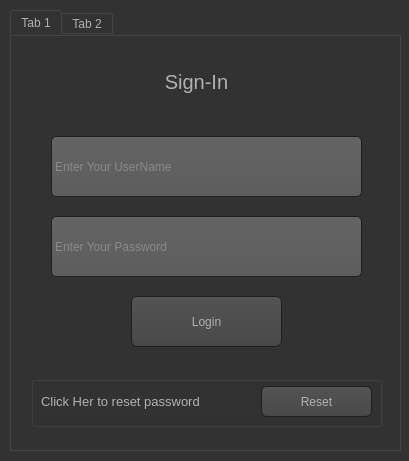
<?xml version="1.0" encoding="UTF-8"?>
<ui version="4.0">
 <class>Form</class>
 <widget class="QWidget" name="Form">
  <property name="geometry">
   <rect>
    <x>0</x>
    <y>0</y>
    <width>409</width>
    <height>461</height>
   </rect>
  </property>
  <property name="windowTitle">
   <string>Form</string>
  </property>
  <property name="styleSheet">
   <string notr="true">QToolTip
{
     border: 1px solid black;
     background-color: #ffa02f;
     padding: 1px;
     border-radius: 3px;
     opacity: 100;
}

QWidget
{
    color: #b1b1b1;
    background-color: #323232;
}

QWidget:item:hover
{
    background-color: QLinearGradient( x1: 0, y1: 0, x2: 0, y2: 1, stop: 0 #ffa02f, stop: 1 #ca0619);
    color: #000000;
}

QWidget:item:selected
{
    background-color: QLinearGradient( x1: 0, y1: 0, x2: 0, y2: 1, stop: 0 #ffa02f, stop: 1 #d7801a);
}

QMenuBar::item
{
    background: transparent;
}

QMenuBar::item:selected
{
    background: transparent;
    border: 1px solid #ffaa00;
}

QMenuBar::item:pressed
{
    background: #444;
    border: 1px solid #000;
    background-color: QLinearGradient(
        x1:0, y1:0,
        x2:0, y2:1,
        stop:1 #212121,
        stop:0.4 #343434/*,
        stop:0.2 #343434,
        stop:0.1 #ffaa00*/
    );
    margin-bottom:-1px;
    padding-bottom:1px;
}

QMenu
{
    border: 1px solid #000;
}

QMenu::item
{
    padding: 2px 20px 2px 20px;
}

QMenu::item:selected
{
    color: #000000;
}

QWidget:disabled
{
    color: #404040;
    background-color: #323232;
}

QAbstractItemView
{
    background-color: QLinearGradient( x1: 0, y1: 0, x2: 0, y2: 1, stop: 0 #4d4d4d, stop: 0.1 #646464, stop: 1 #5d5d5d);
}

QWidget:focus
{
    /*border: 2px solid QLinearGradient( x1: 0, y1: 0, x2: 0, y2: 1, stop: 0 #ffa02f, stop: 1 #d7801a);*/
}

QLineEdit
{
    background-color: QLinearGradient( x1: 0, y1: 0, x2: 0, y2: 1, stop: 0 #4d4d4d, stop: 0 #646464, stop: 1 #5d5d5d);
    padding: 1px;
    border-style: solid;
    border: 1px solid #1e1e1e;
    border-radius: 5;
}

QPushButton
{
    color: #b1b1b1;
    background-color: QLinearGradient( x1: 0, y1: 0, x2: 0, y2: 1, stop: 0 #565656, stop: 0.1 #525252, stop: 0.5 #4e4e4e, stop: 0.9 #4a4a4a, stop: 1 #464646);
    border-width: 1px;
    border-color: #1e1e1e;
    border-style: solid;
    border-radius: 6;
    padding: 3px;
    font-size: 12px;
    padding-left: 5px;
    padding-right: 5px;
}

QPushButton:pressed
{
    background-color: QLinearGradient( x1: 0, y1: 0, x2: 0, y2: 1, stop: 0 #2d2d2d, stop: 0.1 #2b2b2b, stop: 0.5 #292929, stop: 0.9 #282828, stop: 1 #252525);
}

QComboBox
{
    selection-background-color: #ffaa00;
    background-color: QLinearGradient( x1: 0, y1: 0, x2: 0, y2: 1, stop: 0 #565656, stop: 0.1 #525252, stop: 0.5 #4e4e4e, stop: 0.9 #4a4a4a, stop: 1 #464646);
    border-style: solid;
    border: 1px solid #1e1e1e;
    border-radius: 5;
}

QComboBox:hover,QPushButton:hover
{
    border: 2px solid QLinearGradient( x1: 0, y1: 0, x2: 0, y2: 1, stop: 0 #ffa02f, stop: 1 #d7801a);
}


QComboBox:on
{
    padding-top: 3px;
    padding-left: 4px;
    background-color: QLinearGradient( x1: 0, y1: 0, x2: 0, y2: 1, stop: 0 #2d2d2d, stop: 0.1 #2b2b2b, stop: 0.5 #292929, stop: 0.9 #282828, stop: 1 #252525);
    selection-background-color: #ffaa00;
}

QComboBox QAbstractItemView
{
    border: 2px solid darkgray;
    selection-background-color: QLinearGradient( x1: 0, y1: 0, x2: 0, y2: 1, stop: 0 #ffa02f, stop: 1 #d7801a);
}

QComboBox::drop-down
{
     subcontrol-origin: padding;
     subcontrol-position: top right;
     width: 15px;

     border-left-width: 0px;
     border-left-color: darkgray;
     border-left-style: solid; /* just a single line */
     border-top-right-radius: 3px; /* same radius as the QComboBox */
     border-bottom-right-radius: 3px;
 }

QComboBox::down-arrow
{
     image: url(:/down_arrow.png);
}

QGroupBox:focus
{
border: 2px solid QLinearGradient( x1: 0, y1: 0, x2: 0, y2: 1, stop: 0 #ffa02f, stop: 1 #d7801a);
}

QTextEdit:focus
{
    border: 2px solid QLinearGradient( x1: 0, y1: 0, x2: 0, y2: 1, stop: 0 #ffa02f, stop: 1 #d7801a);
}

QScrollBar:horizontal {
     border: 1px solid #222222;
     background: QLinearGradient( x1: 0, y1: 0, x2: 0, y2: 1, stop: 0.0 #121212, stop: 0.2 #282828, stop: 1 #484848);
     height: 7px;
     margin: 0px 16px 0 16px;
}

QScrollBar::handle:horizontal
{
      background: QLinearGradient( x1: 0, y1: 0, x2: 1, y2: 0, stop: 0 #ffa02f, stop: 0.5 #d7801a, stop: 1 #ffa02f);
      min-height: 20px;
      border-radius: 2px;
}

QScrollBar::add-line:horizontal {
      border: 1px solid #1b1b19;
      border-radius: 2px;
      background: QLinearGradient( x1: 0, y1: 0, x2: 1, y2: 0, stop: 0 #ffa02f, stop: 1 #d7801a);
      width: 14px;
      subcontrol-position: right;
      subcontrol-origin: margin;
}

QScrollBar::sub-line:horizontal {
      border: 1px solid #1b1b19;
      border-radius: 2px;
      background: QLinearGradient( x1: 0, y1: 0, x2: 1, y2: 0, stop: 0 #ffa02f, stop: 1 #d7801a);
      width: 14px;
     subcontrol-position: left;
     subcontrol-origin: margin;
}

QScrollBar::right-arrow:horizontal, QScrollBar::left-arrow:horizontal
{
      border: 1px solid black;
      width: 1px;
      height: 1px;
      background: white;
}

QScrollBar::add-page:horizontal, QScrollBar::sub-page:horizontal
{
      background: none;
}

QScrollBar:vertical
{
      background: QLinearGradient( x1: 0, y1: 0, x2: 1, y2: 0, stop: 0.0 #121212, stop: 0.2 #282828, stop: 1 #484848);
      width: 7px;
      margin: 16px 0 16px 0;
      border: 1px solid #222222;
}

QScrollBar::handle:vertical
{
      background: QLinearGradient( x1: 0, y1: 0, x2: 0, y2: 1, stop: 0 #ffa02f, stop: 0.5 #d7801a, stop: 1 #ffa02f);
      min-height: 20px;
      border-radius: 2px;
}

QScrollBar::add-line:vertical
{
      border: 1px solid #1b1b19;
      border-radius: 2px;
      background: QLinearGradient( x1: 0, y1: 0, x2: 0, y2: 1, stop: 0 #ffa02f, stop: 1 #d7801a);
      height: 14px;
      subcontrol-position: bottom;
      subcontrol-origin: margin;
}

QScrollBar::sub-line:vertical
{
      border: 1px solid #1b1b19;
      border-radius: 2px;
      background: QLinearGradient( x1: 0, y1: 0, x2: 0, y2: 1, stop: 0 #d7801a, stop: 1 #ffa02f);
      height: 14px;
      subcontrol-position: top;
      subcontrol-origin: margin;
}

QScrollBar::up-arrow:vertical, QScrollBar::down-arrow:vertical
{
      border: 1px solid black;
      width: 1px;
      height: 1px;
      background: white;
}


QScrollBar::add-page:vertical, QScrollBar::sub-page:vertical
{
      background: none;
}

QTextEdit
{
    background-color: #242424;
}

QPlainTextEdit
{
    background-color: #242424;
}

QHeaderView::section
{
    background-color: QLinearGradient(x1:0, y1:0, x2:0, y2:1, stop:0 #616161, stop: 0.5 #505050, stop: 0.6 #434343, stop:1 #656565);
    color: white;
    padding-left: 4px;
    border: 1px solid #6c6c6c;
}

QCheckBox:disabled
{
color: #414141;
}

QDockWidget::title
{
    text-align: center;
    spacing: 3px; /* spacing between items in the tool bar */
    background-color: QLinearGradient(x1:0, y1:0, x2:0, y2:1, stop:0 #323232, stop: 0.5 #242424, stop:1 #323232);
}

QDockWidget::close-button, QDockWidget::float-button
{
    text-align: center;
    spacing: 1px; /* spacing between items in the tool bar */
    background-color: QLinearGradient(x1:0, y1:0, x2:0, y2:1, stop:0 #323232, stop: 0.5 #242424, stop:1 #323232);
}

QDockWidget::close-button:hover, QDockWidget::float-button:hover
{
    background: #242424;
}

QDockWidget::close-button:pressed, QDockWidget::float-button:pressed
{
    padding: 1px -1px -1px 1px;
}

QMainWindow::separator
{
    background-color: QLinearGradient(x1:0, y1:0, x2:0, y2:1, stop:0 #161616, stop: 0.5 #151515, stop: 0.6 #212121, stop:1 #343434);
    color: white;
    padding-left: 4px;
    border: 1px solid #4c4c4c;
    spacing: 3px; /* spacing between items in the tool bar */
}

QMainWindow::separator:hover
{

    background-color: QLinearGradient(x1:0, y1:0, x2:0, y2:1, stop:0 #d7801a, stop:0.5 #b56c17 stop:1 #ffa02f);
    color: white;
    padding-left: 4px;
    border: 1px solid #6c6c6c;
    spacing: 3px; /* spacing between items in the tool bar */
}

QToolBar::handle
{
     spacing: 3px; /* spacing between items in the tool bar */
     background: url(:/images/handle.png);
}

QMenu::separator
{
    height: 2px;
    background-color: QLinearGradient(x1:0, y1:0, x2:0, y2:1, stop:0 #161616, stop: 0.5 #151515, stop: 0.6 #212121, stop:1 #343434);
    color: white;
    padding-left: 4px;
    margin-left: 10px;
    margin-right: 5px;
}

QProgressBar
{
    border: 2px solid grey;
    border-radius: 5px;
    text-align: center;
}

QProgressBar::chunk
{
    background-color: #d7801a;
    width: 2.15px;
    margin: 0.5px;
}

QTabBar::tab {
    color: #b1b1b1;
    border: 1px solid #444;
    border-bottom-style: none;
    background-color: #323232;
    padding-left: 10px;
    padding-right: 10px;
    padding-top: 3px;
    padding-bottom: 2px;
    margin-right: -1px;
}

QTabWidget::pane {
    border: 1px solid #444;
    top: 1px;
}

QTabBar::tab:last
{
    margin-right: 0; /* the last selected tab has nothing to overlap with on the right */
    border-top-right-radius: 3px;
}

QTabBar::tab:first:!selected
{
 margin-left: 0px; /* the last selected tab has nothing to overlap with on the right */


    border-top-left-radius: 3px;
}

QTabBar::tab:!selected
{
    color: #b1b1b1;
    border-bottom-style: solid;
    margin-top: 3px;
    background-color: QLinearGradient(x1:0, y1:0, x2:0, y2:1, stop:1 #212121, stop:.4 #343434);
}

QTabBar::tab:selected
{
    border-top-left-radius: 3px;
    border-top-right-radius: 3px;
    margin-bottom: 0px;
}

QTabBar::tab:!selected:hover
{
    /*border-top: 2px solid #ffaa00;
    padding-bottom: 3px;*/
    border-top-left-radius: 3px;
    border-top-right-radius: 3px;
    background-color: QLinearGradient(x1:0, y1:0, x2:0, y2:1, stop:1 #212121, stop:0.4 #343434, stop:0.2 #343434, stop:0.1 #ffaa00);
}

QRadioButton::indicator:checked, QRadioButton::indicator:unchecked{
    color: #b1b1b1;
    background-color: #323232;
    border: 1px solid #b1b1b1;
    border-radius: 6px;
}

QRadioButton::indicator:checked
{
    background-color: qradialgradient(
        cx: 0.5, cy: 0.5,
        fx: 0.5, fy: 0.5,
        radius: 1.0,
        stop: 0.25 #ffaa00,
        stop: 0.3 #323232
    );
}

QCheckBox::indicator{
    color: #b1b1b1;
    background-color: #323232;
    border: 1px solid #b1b1b1;
    width: 9px;
    height: 9px;
}

QRadioButton::indicator
{
    border-radius: 6px;
}

QRadioButton::indicator:hover, QCheckBox::indicator:hover
{
    border: 1px solid #ffaa00;
}

QCheckBox::indicator:checked
{
   
	background-color: rgb(255, 255, 255);
}

QCheckBox::indicator:disabled, QRadioButton::indicator:disabled
{
    border: 1px solid #444;
}</string>
  </property>
  <widget class="QTabWidget" name="tabWidget">
   <property name="geometry">
    <rect>
     <x>10</x>
     <y>10</y>
     <width>391</width>
     <height>441</height>
    </rect>
   </property>
   <property name="currentIndex">
    <number>0</number>
   </property>
   <widget class="QWidget" name="tab">
    <attribute name="title">
     <string>Tab 1</string>
    </attribute>
    <widget class="QLineEdit" name="lineEdit_2">
     <property name="geometry">
      <rect>
       <x>40</x>
       <y>100</y>
       <width>311</width>
       <height>61</height>
      </rect>
     </property>
     <property name="placeholderText">
      <string>Enter Your UserName</string>
     </property>
    </widget>
    <widget class="QPushButton" name="pushButton">
     <property name="geometry">
      <rect>
       <x>120</x>
       <y>260</y>
       <width>151</width>
       <height>51</height>
      </rect>
     </property>
     <property name="text">
      <string>Login</string>
     </property>
     <property name="shortcut">
      <string>Enter</string>
     </property>
    </widget>
    <widget class="QLabel" name="label">
     <property name="geometry">
      <rect>
       <x>100</x>
       <y>20</y>
       <width>171</width>
       <height>51</height>
      </rect>
     </property>
     <property name="font">
      <font>
       <pointsize>15</pointsize>
      </font>
     </property>
     <property name="text">
      <string>Sign-In</string>
     </property>
     <property name="alignment">
      <set>Qt::AlignCenter</set>
     </property>
    </widget>
    <widget class="QLineEdit" name="lineEdit_3">
     <property name="geometry">
      <rect>
       <x>40</x>
       <y>180</y>
       <width>311</width>
       <height>61</height>
      </rect>
     </property>
     <property name="contextMenuPolicy">
      <enum>Qt::ActionsContextMenu</enum>
     </property>
     <property name="echoMode">
      <enum>QLineEdit::Password</enum>
     </property>
     <property name="placeholderText">
      <string>Enter Your Password</string>
     </property>
    </widget>
    <widget class="QGroupBox" name="groupBox">
     <property name="geometry">
      <rect>
       <x>20</x>
       <y>340</y>
       <width>351</width>
       <height>51</height>
      </rect>
     </property>
     <property name="title">
      <string/>
     </property>
     <widget class="QPushButton" name="pushButton_3">
      <property name="geometry">
       <rect>
        <x>230</x>
        <y>10</y>
        <width>111</width>
        <height>31</height>
       </rect>
      </property>
      <property name="text">
       <string>Reset</string>
      </property>
     </widget>
     <widget class="QLabel" name="label_3">
      <property name="geometry">
       <rect>
        <x>10</x>
        <y>10</y>
        <width>211</width>
        <height>31</height>
       </rect>
      </property>
      <property name="font">
       <font>
        <pointsize>10</pointsize>
       </font>
      </property>
      <property name="text">
       <string>Click Her to reset password</string>
      </property>
     </widget>
    </widget>
   </widget>
   <widget class="QWidget" name="tab_2">
    <attribute name="title">
     <string>Tab 2</string>
    </attribute>
    <widget class="QLabel" name="label_2">
     <property name="geometry">
      <rect>
       <x>110</x>
       <y>50</y>
       <width>171</width>
       <height>51</height>
      </rect>
     </property>
     <property name="font">
      <font>
       <pointsize>15</pointsize>
      </font>
     </property>
     <property name="text">
      <string>Reset-Password</string>
     </property>
     <property name="alignment">
      <set>Qt::AlignCenter</set>
     </property>
    </widget>
    <widget class="QLineEdit" name="lineEdit_5">
     <property name="geometry">
      <rect>
       <x>20</x>
       <y>160</y>
       <width>341</width>
       <height>61</height>
      </rect>
     </property>
     <property name="placeholderText">
      <string>Enter Your Mail</string>
     </property>
    </widget>
    <widget class="QPushButton" name="pushButton_2">
     <property name="geometry">
      <rect>
       <x>110</x>
       <y>260</y>
       <width>151</width>
       <height>51</height>
      </rect>
     </property>
     <property name="text">
      <string>Send-mail</string>
     </property>
     <property name="shortcut">
      <string>Enter</string>
     </property>
    </widget>
    <widget class="QPushButton" name="pushButton_4">
     <property name="geometry">
      <rect>
       <x>10</x>
       <y>10</y>
       <width>93</width>
       <height>28</height>
      </rect>
     </property>
     <property name="text">
      <string>Back</string>
     </property>
    </widget>
   </widget>
  </widget>
 </widget>
 <resources/>
 <connections/>
</ui>
